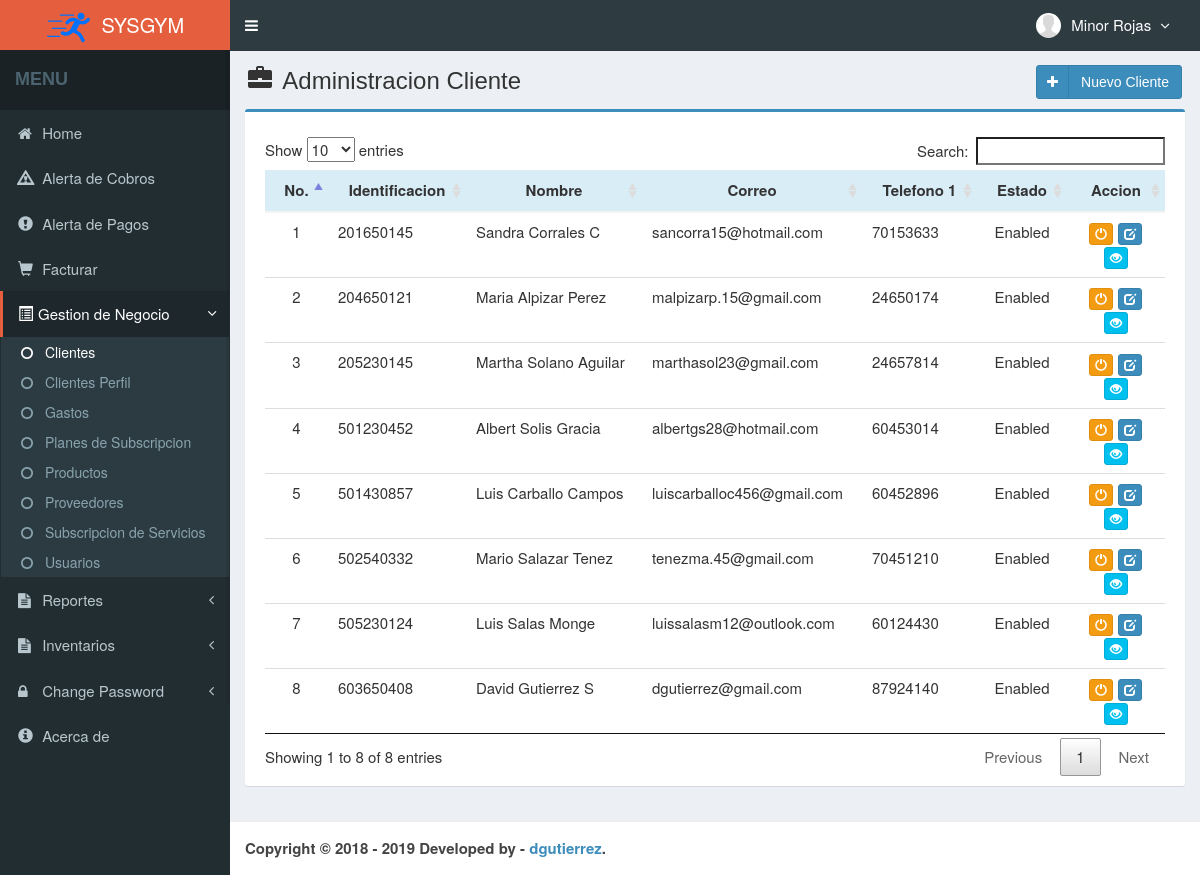
Screenshot of /main.php?module=customer (signed in) with the database file from the repository.
### tables this page shows
CREATE TABLE `usuario` (
  `IDUsuario` int(11) NOT NULL,
  `NombreUsuario` varchar(30) NOT NULL,
  `Contrasenia` varchar(60) NOT NULL,
  `Cedula` varchar(15) NOT NULL,
  `NombreCompleto` varchar(50) NOT NULL,
  `Correo` varchar(50) NOT NULL,
  `Telefono` varchar(20) NOT NULL,
  `Direccion` text NOT NULL,
  `Foto` varchar(100) DEFAULT NULL,
  `Role` varchar(15) NOT NULL,
  `Estado` enum('Enabled','Disabled') NOT NULL DEFAULT 'Enabled',
  `created_at` timestamp NOT NULL DEFAULT CURRENT_TIMESTAMP,
  `updated_at` timestamp NOT NULL DEFAULT CURRENT_TIMESTAMP ON UPDATE CURRENT_TIMESTAMP
);

CREATE TABLE `cliente` (
  `IDCliente` int(11) NOT NULL,
  `Cedula` varchar(15) NOT NULL,
  `NombreCompleto` varchar(50) NOT NULL,
  `Correo` varchar(50) NOT NULL,
  `Direccion` varchar(100) NOT NULL,
  `FechaNacimiento` date NOT NULL,
  `Sexo` varchar(20) NOT NULL,
  `Telefono1` varchar(20) DEFAULT NULL,
  `Telefono2` varchar(20) DEFAULT NULL,
  `Nacionalidad` varchar(30) NOT NULL,
  `Facebook` varchar(30) DEFAULT NULL,
  `Twitter` varchar(30) DEFAULT NULL,
  `Estado` enum('Enabled','Disabled') NOT NULL DEFAULT 'Enabled',
  `created_user` int(11) NOT NULL,
  `created_at` timestamp NOT NULL DEFAULT CURRENT_TIMESTAMP,
  `updated_user` int(11) NOT NULL,
  `updated_at` timestamp NOT NULL DEFAULT CURRENT_TIMESTAMP ON UPDATE CURRENT_TIMESTAMP
);

### Module/customer/view.php (the view, shortened to what this page needs)
<section class="content-header">
  <h1>
    <i class="glyphicon glyphicon-briefcase icon-title"></i> Administracion Cliente
    <a class="btn btn-primary btn-social pull-right" href="?module=form_customer&form=add" title="Agregar" data-toggle="tooltip">
      <i class="fa fa-plus"></i> Nuevo Cliente
    </a>
  </h1>
</section>
<?php
  if ($_SESSION['Role']=='Admin') { ?>
    <section class="content">
      <div class="row">
        <div class="col-md-12">
          <div class="box box-primary">
            <div class="box-body">
            <div class="table-responsive">
              <table id="dataTables1" class="table row-border table-hover">
                <thead>
                  <tr class="info">
                    <th class="center">No.</th>
                    <th class="center">Identificacion</th>
                    <th class="center">Nombre</th>
                    <th class="center">Correo</th>
                    <th class="center">Telefono 1</th>
                    <th class="center">Estado</th>
                    <th class="center">Accion</th>
                  </tr>
                </thead>
                <tbody>
                <?php
                $no = 1;
                $query = mysqli_query($mysqli, "SELECT IDCliente,Cedula,NombreCompleto,Correo,Telefono1,
                                                Estado FROM cliente WHERE cedula !='0000' ORDER BY Cedula ASC")
                                                or die('error: '.mysqli_error($mysqli));
                while ($data = mysqli_fetch_assoc($query)) {
                  echo "<tr width='20'>
                          <td class='center'>$no</td>
                          <td>$data[Cedula]</td>
                          <td>$data[NombreCompleto]</td>
                          <td>$data[Correo]</td>
                          <td>$data[Telefono1]</td>
                          <td class='center'>$data[Estado]</td>
                          <td class='center'>
                            <div>";
                              if ($data['Estado']=='Enabled') { ?>
                                <a data-toggle="tooltip" data-placement="top" title="Disable" style="margin-right:1px" class="btn btn-warning btn-xs" href="Module/customer/proses.php?act=off&id=<?php echo $data['IDCliente'];?>">
                                    <i style="color:#fff" class="glyphicon glyphicon-off"></i>
                                </a>
                        <?php }
                              else { ?>
                                <a data-toggle="tooltip" data-placement="top" title="Enable" style="margin-right:1px" class="btn btn-success btn-xs" href="Module/customer/proses.php?act=on&id=<?php echo $data['IDCliente'];?>">
                                    <i style="color:#fff" class="glyphicon glyphicon-ok"></i>
                                </a>
                        <?php }
                          echo "<a data-toggle='tooltip' data-placement='top' title='Modify' style='margin-right:1px' class='btn btn-primary btn-xs' href='?module=form_customer&form=edit&id=$data[IDCliente]'>
                                  <i style='color:#fff' class='glyphicon glyphicon-edit'></i>
                              </a>
                              <a data-toggle='tooltip' data-placement='top' title='Profile'  class='btn btn-info btn-xs' href='?module=viewprofileCustomer&profile&id=$data[IDCliente]'>
                                  <i style='color:#fff' class='glyphicon glyphicon-eye-open'></i>
                              </a>
                            </div>
                          </td>
                        </tr>";
                  $no++; } ?>
                </tbody>
              </table>
              </div>
            </div>
          </div>
        </div>
      </div>
    </section>
<?php
  }
?>

### top-menu.php (shortened to what this page needs)
<?php
require_once "Config/database.php";
  $query = mysqli_query($mysqli, "SELECT IDUsuario, NombreUsuario, Foto, Role,NombreCompleto FROM usuario
  WHERE IDUsuario='$_SESSION[IDUsuario]'");
  $data = mysqli_fetch_assoc($query);
?>
<li class="dropdown user user-menu">
  <a href="#" class="dropdown-toggle" data-toggle="dropdown">
  <?php
  if ($data['Foto']=="") { ?>
    <img src="Content/images/user/user-default.png" class="user-image" alt="User Image"/>
  <?php
  }
  else { ?>
    <img src="Content/images/user/<?php echo $data['Foto']; ?>" class="user-image" alt="User Image"/>
  <?php
  }
  ?>
    <span class="hidden-xs"><?php echo $data['NombreCompleto']; ?> <i style="margin-left:5px" class="fa fa-angle-down"></i></span>
  </a>
</li>

### Content/assets/css/style.css (style rules this page uses)
.btn-social *:first-child { border-right: 1px solid rgba(0, 0, 0, 0.1); bottom: 0; font-size: 1em !important; left: 0; line-height: 32px !important; position: absolute; text-align: center; top: 0; width: 32px !important; }
.content-header { padding: 15px 18px 0; position: relative; }
.center { text-align:center; }
.icon-title { margin-right: 5px; }
body { background-color: #fff; color: #333; font-size: 15px; line-height: 1.42857; }

### rows the page displays
usuario: NombreCompleto "Minor Rojas"
cliente: Cedula "201650145", NombreCompleto "Sandra Corrales C", Correo "sancorra15@hotmail.com", Telefono1 "70153633", Estado "Enabled"
cliente: Cedula "204650121", NombreCompleto "Maria Alpizar Perez", Correo "malpizarp.15@gmail.com", Telefono1 "24650174", Estado "Enabled"
cliente: Cedula "205230145", NombreCompleto "Martha Solano Aguilar", Correo "marthasol23@gmail.com", Telefono1 "24657814", Estado "Enabled"
cliente: Cedula "501230452", NombreCompleto "Albert Solis Gracia", Correo "albertgs28@hotmail.com", Telefono1 "60453014", Estado "Enabled"
cliente: Cedula "501430857", NombreCompleto "Luis Carballo Campos", Correo "luiscarballoc456@gmail.com", Telefono1 "60452896", Estado "Enabled"
cliente: Cedula "502540332", NombreCompleto "Mario Salazar Tenez", Correo "tenezma.45@gmail.com", Telefono1 "70451210", Estado "Enabled"
cliente: Cedula "505230124", NombreCompleto "Luis Salas Monge", Correo "luissalasm12@outlook.com", Telefono1 "60124430", Estado "Enabled"
cliente: Cedula "603650408", NombreCompleto "David Gutierrez S", Correo "dgutierrez@gmail.com", Telefono1 "87924140", Estado "Enabled"
